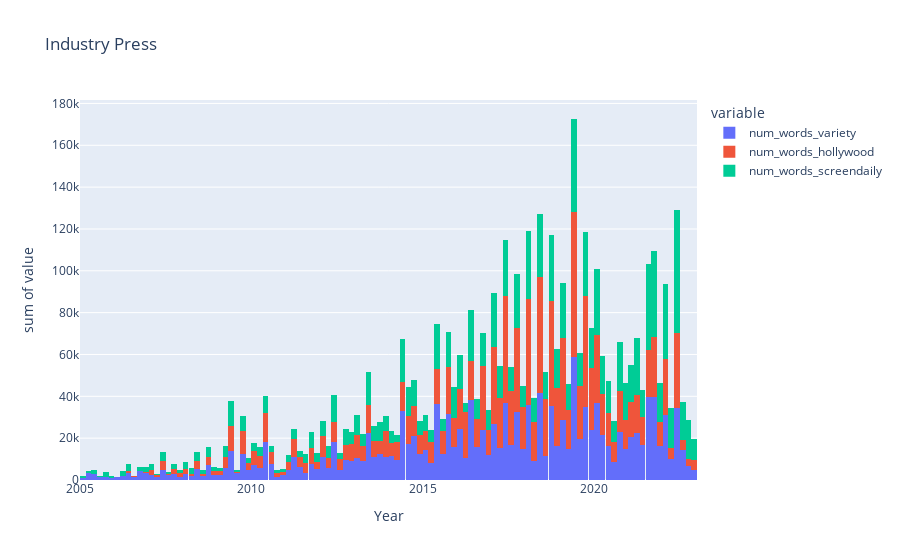

Notebook code for this chart:
### Code cell
fig = px.histogram(df, x='cineuropa_review_date', y=['num_words_variety', 
                                                     'num_words_hollywood', 
                                                     'num_words_screendaily'], 
                   labels={'cineuropa_review_date':'Year'},
                   title="Industry Press")
fig.show()

### Figure 1 — Plotly figure (JSON) as saved in the notebook; plotly's stock layout.template omitted (floating-point values rounded to 4 significant figures; data arrays with more than 128 entries replaced by an {"elided": "..."} marker saying what was removed)
{"data": [{"alignmentgroup": "True", "bingroup": "x", "histfunc": "sum", "hovertemplate": "variable=num_words_variety<br>Year=%{x}<br>sum of value=%{y}<extra></extra>", "legendgroup": "num_words_variety", "marker": {"color": "#636efa", "pattern": {"shape": ""}}, "name": "num_words_variety", "offsetgroup": "num_words_variety", "orientation": "v", "showlegend": true, "type": "histogram", "x": {"elided": "5760 str values"}, "xaxis": "x", "y": {"elided": "5760 int values"}, "yaxis": "y"}, {"alignmentgroup": "True", "bingroup": "x", "histfunc": "sum", "hovertemplate": "variable=num_words_hollywood<br>Year=%{x}<br>sum of value=%{y}<extra></extra>", "legendgroup": "num_words_hollywood", "marker": {"color": "#EF553B", "pattern": {"shape": ""}}, "name": "num_words_hollywood", "offsetgroup": "num_words_hollywood", "orientation": "v", "showlegend": true, "type": "histogram", "x": {"elided": "5760 str values"}, "xaxis": "x", "y": {"elided": "5760 int values"}, "yaxis": "y"}, {"alignmentgroup": "True", "bingroup": "x", "histfunc": "sum", "hovertemplate": "variable=num_words_screendaily<br>Year=%{x}<br>sum of value=%{y}<extra></extra>", "legendgroup": "num_words_screendaily", "marker": {"color": "#00cc96", "pattern": {"shape": ""}}, "name": "num_words_screendaily", "offsetgroup": "num_words_screendaily", "orientation": "v", "showlegend": true, "type": "histogram", "x": {"elided": "5760 str values"}, "xaxis": "x", "y": {"elided": "5760 int values"}, "yaxis": "y"}], "layout": {"barmode": "relative", "legend": {"title": {"text": "variable"}, "tracegroupgap": 0}, "title": {"text": "Industry Press"}, "xaxis": {"anchor": "y", "domain": [0, 1], "title": {"text": "Year"}}, "yaxis": {"anchor": "x", "domain": [0, 1], "title": {"text": "sum of value"}}}}
